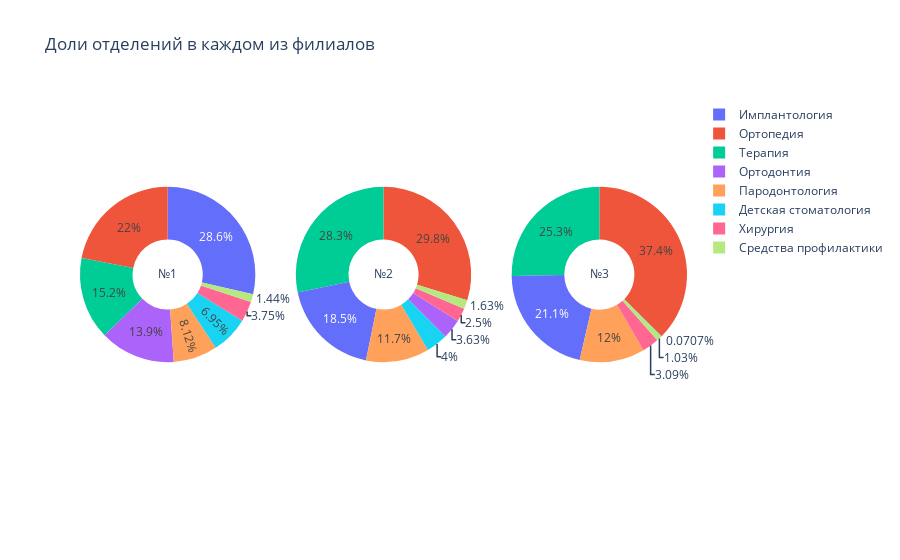

The notebook cell saved with this chart:
### Code cell
df1=df[['Filial','Department','Income']].loc[df['Filial']=='1'].groupby(['Filial','Department'],as_index=False).sum()
df2=df[['Filial','Department','Income']].loc[df['Filial']=='2'].groupby(['Filial','Department'],as_index=False).sum()
df3=df[['Filial','Department','Income']].loc[df['Filial']=='3'].groupby(['Filial','Department'],as_index=False).sum()

fig = make_subplots(rows=1, cols=3, specs=[[{'type':'domain'},{'type':'domain'}, {'type':'domain'}]])

fig.add_trace(go.Pie(labels=df1['Department'], values=df1['Income'], title='№1'),
              1, 1)
fig.add_trace(go.Pie(labels=df2['Department'], values=df2['Income'], title='№2'),
              1, 2)
fig.add_trace(go.Pie(labels=df3['Department'], values=df3['Income'], title='№3'),
              1, 3)
fig.update_traces(hole=.4, hoverinfo='label+percent+name')
fig.update_layout(title='Доли отделений в каждом из филиалов')
fig.show()

### Figure 1 — Plotly figure (JSON) as saved in the notebook; plotly's stock layout.template omitted (floating-point values rounded to 4 significant figures)
{"data": [{"domain": {"x": [0, 0.2889], "y": [0, 1]}, "hole": 0.4, "hoverinfo": "label+percent+name", "labels": ["Детская стоматология", "Имплантология", "Ортодонтия", "Ортопедия", "Пародонтология", "Средства профилактики", "Терапия", "Хирургия"], "title": {"text": "№1"}, "type": "pie", "values": [1539036, 6335474, 3078413, 4870940, 1796559, 318937, 3361645, 829710]}, {"domain": {"x": [0.3556, 0.6444], "y": [0, 1]}, "hole": 0.4, "hoverinfo": "label+percent+name", "labels": ["Детская стоматология", "Имплантология", "Ортодонтия", "Ортопедия", "Пародонтология", "Средства профилактики", "Терапия", "Хирургия"], "title": {"text": "№2"}, "type": "pie", "values": [830398, 3840114, 753797, 6186215, 2427908, 339613, 5883800, 520207]}, {"domain": {"x": [0.7111, 1], "y": [0, 1]}, "hole": 0.4, "hoverinfo": "label+percent+name", "labels": ["Детская стоматология", "Имплантология", "Ортопедия", "Пародонтология", "Средства профилактики", "Терапия", "Хирургия"], "title": {"text": "№3"}, "type": "pie", "values": [10654, 3181619, 5633360, 1807418, 155335, 3807127, 464762]}], "layout": {"title": {"text": "Доли отделений в каждом из филиалов"}}}
